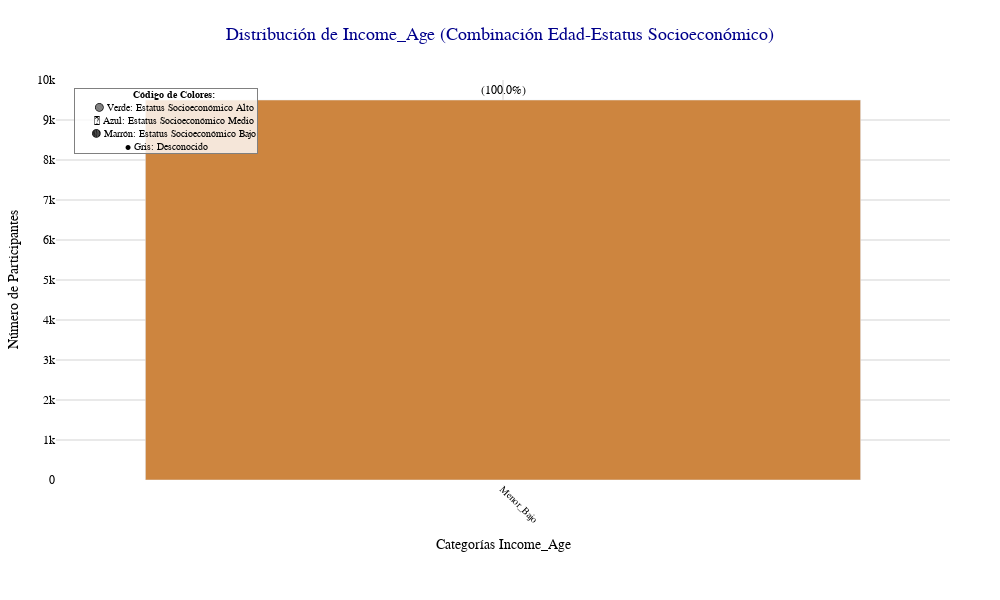

Notebook code cell kept with this figure:
### Code cell
def plot_income_age_distribution(df, income_age_counts):
    """
    Crea un gráfico de barras para la distribución de Income_Age usando Plotly.
    
    Args:
        df (pandas.DataFrame): DataFrame con la variable Income_Age
        income_age_counts (pandas.Series): Conteos de Income_Age
    """
    # Preparar datos para el gráfico
    categories = income_age_counts.index.tolist()
    counts = income_age_counts.values.tolist()
    percentages = (income_age_counts / income_age_counts.sum() * 100).round(1).tolist()
    
    # Crear colores basados en el estatus socioeconómico
    color_map = {
        'Alto': '#2E8B57',      # Verde oscuro
        'Medio': '#4682B4',     # Azul acero
        'Bajo': '#CD853F',      # Marrón claro
        'Desconocido': '#708090' # Gris pizarra
    }
    
    colors = []
    for category in categories:
        if 'Alto' in category:
            colors.append(color_map['Alto'])
        elif 'Medio' in category:
            colors.append(color_map['Medio'])
        elif 'Bajo' in category:
            colors.append(color_map['Bajo'])
        else:
            colors.append(color_map['Desconocido'])
    
    # Crear el gráfico de barras con Plotly
    fig = go.Figure(data=[
        go.Bar(
            x=categories,
            y=counts,
            text=[f'{count}<br>({pct}%)' for count, pct in zip(counts, percentages)],
            textposition='outside',
            marker_color=colors,
            hovertemplate='<b>%{x}</b><br>' +
                         'Conteo: %{y}<br>' +
                         'Porcentaje: %{text}<br>' +
                         '<extra></extra>',
        )
    ])
    
    # Personalizar el diseño
    fig.update_layout(
        title={
            'text': 'Distribución de Income_Age (Combinación Edad-Estatus Socioeconómico)',
            'x': 0.5,
            'font': {'size': 18, 'family': 'Arial', 'color': 'darkblue'}
        },
        xaxis_title='Categorías Income_Age',
        yaxis_title='Número de Participantes',
        font=dict(family='Arial, sans-serif', size=12, color='black'),
        plot_bgcolor='white',
        paper_bgcolor='white',
        width=1000,
        height=600,
        margin=dict(l=50, r=50, t=80, b=120)
    )
    
    # Rotar etiquetas del eje x para mejor legibilidad
    fig.update_xaxes(
        tickangle=45,
        tickfont=dict(size=10),
        showgrid=True,
        gridwidth=1,
        gridcolor='lightgray'
    )
    
    fig.update_yaxes(
        showgrid=True,
        gridwidth=1,
        gridcolor='lightgray'
    )
    
    # Añadir leyenda para colores
    legend_text = """
    <b>Código de Colores:</b><br>
    🟢 Verde: Estatus Socioeconómico Alto<br>
    🔵 Azul: Estatus Socioeconómico Medio<br>
    🟤 Marrón: Estatus Socioeconómico Bajo<br>
    ⚫ Gris: Desconocido
    """
    
    fig.add_annotation(
        x=0.02, y=0.98,
        xref="paper", yref="paper",
        text=legend_text,
        showarrow=False,
        font=dict(size=10, color="black"),
        bgcolor="rgba(255,255,255,0.8)",
        bordercolor="gray",
        borderwidth=1,
        xanchor="left",
        yanchor="top"
    )
    
    return fig

# Crear y mostrar el gráfico
if income_age_distribution is not None:
    fig_income_age = plot_income_age_distribution(df_with_derived, income_age_distribution)
    fig_income_age.show()
else:
    print("No se pudo crear el gráfico de Income_Age")

### Figure 1 — Plotly figure (JSON) as saved in the notebook; plotly's stock layout.template omitted (floating-point values rounded to 4 significant figures)
{"data": [{"hovertemplate": "<b>%{x}</b><br>Conteo: %{y}<br>Porcentaje: %{text}<br><extra></extra>", "marker": {"color": ["#CD853F"]}, "text": ["9500<br>(100.0%)"], "textposition": "outside", "type": "bar", "x": ["Menor_Bajo"], "y": [9500]}], "layout": {"annotations": [{"bgcolor": "rgba(255,255,255,0.8)", "bordercolor": "gray", "borderwidth": 1, "font": {"color": "black", "size": 10}, "showarrow": false, "text": "\n    <b>Código de Colores:</b><br>\n    🟢 Verde: Estatus Socioeconómico Alto<br>\n    🔵 Azul: Estatus Socioeconómico Medio<br>\n    🟤 Marrón: Estatus Socioeconómico Bajo<br>\n    ⚫ Gris: Desconocido\n    ", "x": 0.02, "xanchor": "left", "xref": "paper", "y": 0.98, "yanchor": "top", "yref": "paper"}], "font": {"color": "black", "family": "Arial, sans-serif", "size": 12}, "height": 600, "margin": {"b": 120, "l": 50, "r": 50, "t": 80}, "paper_bgcolor": "white", "plot_bgcolor": "white", "title": {"font": {"color": "darkblue", "family": "Arial", "size": 18}, "text": "Distribución de Income_Age (Combinación Edad-Estatus Socioeconómico)", "x": 0.5}, "width": 1000, "xaxis": {"gridcolor": "lightgray", "gridwidth": 1, "showgrid": true, "tickangle": 45, "tickfont": {"size": 10}, "title": {"text": "Categorías Income_Age"}}, "yaxis": {"gridcolor": "lightgray", "gridwidth": 1, "showgrid": true, "title": {"text": "Número de Participantes"}}}}
